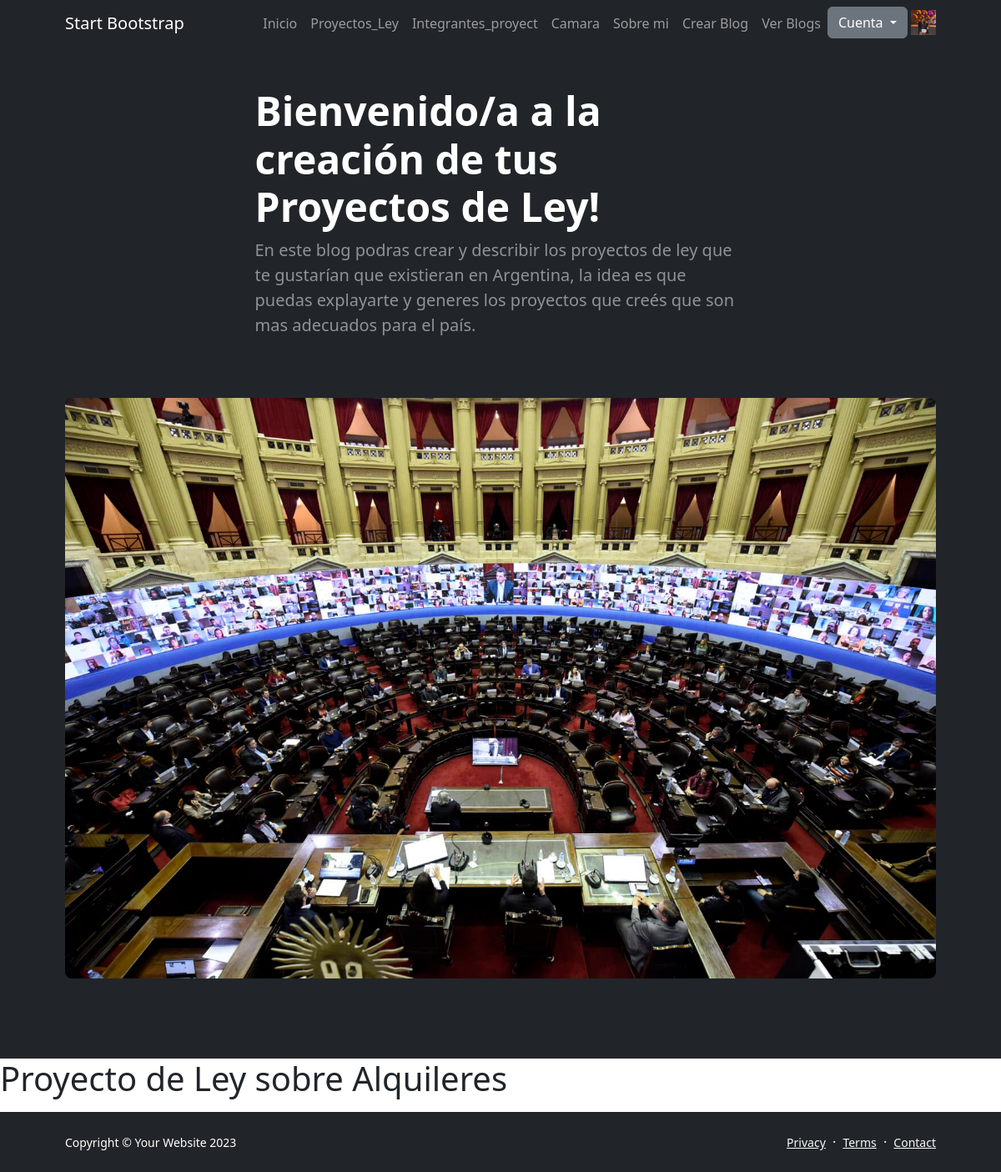
The app's page /pages/1/ (signed in), older data.
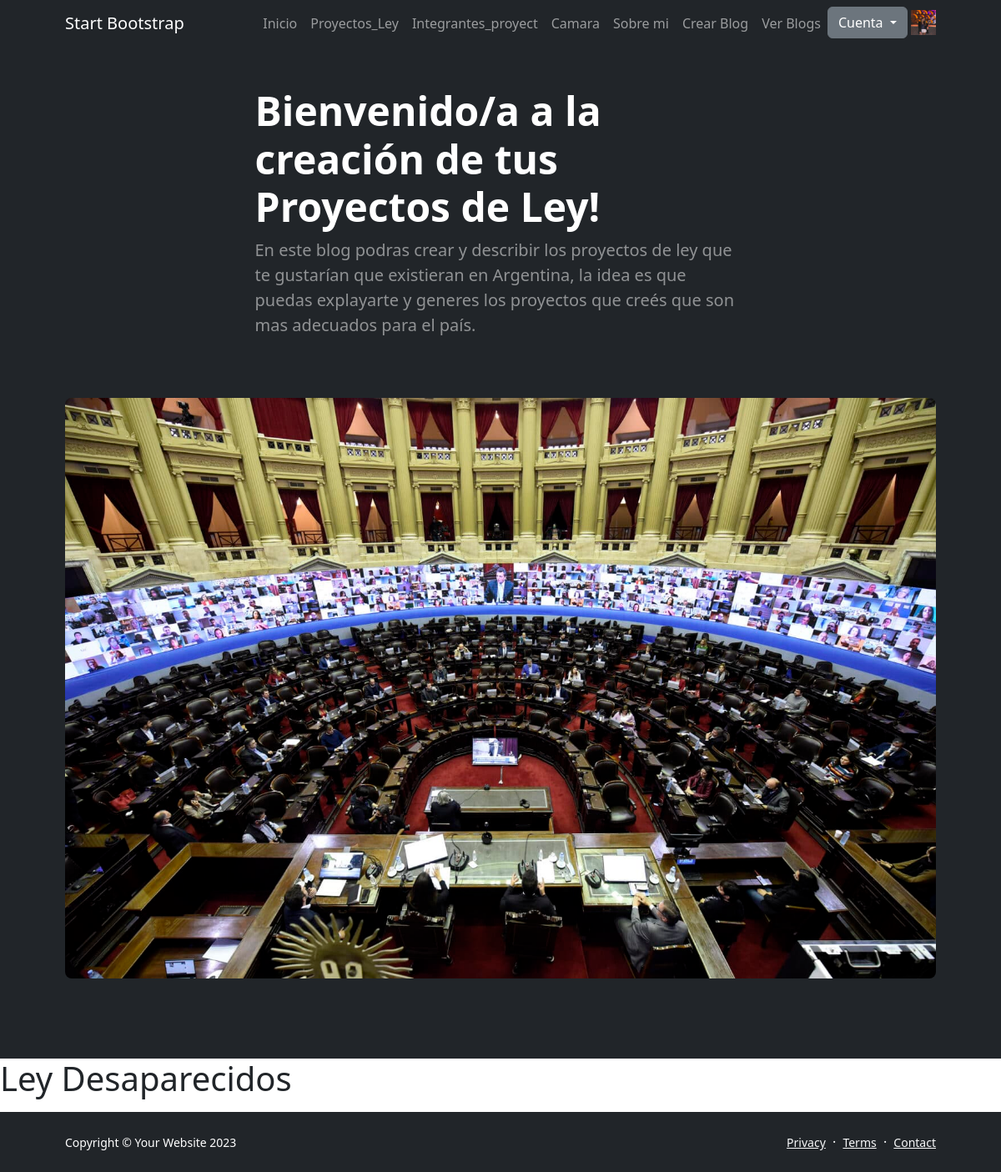
The same page, newer data.
### appcoder/models.py (models this page shows, shortened)
class Blog(models.Model):
    title = models.CharField(max_length=200)
    subtitle = models.CharField(max_length=200)
    body = models.TextField()
    author = models.ForeignKey(User, on_delete=models.CASCADE)
    pub_date = models.DateTimeField('date published', auto_now_add=True)
    image = models.ImageField(upload_to='blog_images/')  # Campo para la imagen, se almacenará en la carpeta 'blog_images/'

### appcoder/views.py (the view)
# urls.py: path('pages/<int:page_id>/', views.page_detail, name='page_detail'),
def page_detail(request, page_id):
    page = get_object_or_404(Blog, pk=page_id)
    return render(request, 'AppCoder/page_detail.html', {'page': page})

### appcoder/templates/AppCoder/page_detail.html (shortened to what this page needs)
{% extends 'AppCoder/base.html' %}
{% load static %}
{% block main %}
<body>
    <h1>{{ page.title }}</h1>
</body>
</html>
{% endblock %}

Row changes from the older to the newer data that the page shows:
changed Blog: title "Proyecto de Ley sobre Alquileres" → "Ley Desaparecidos"
